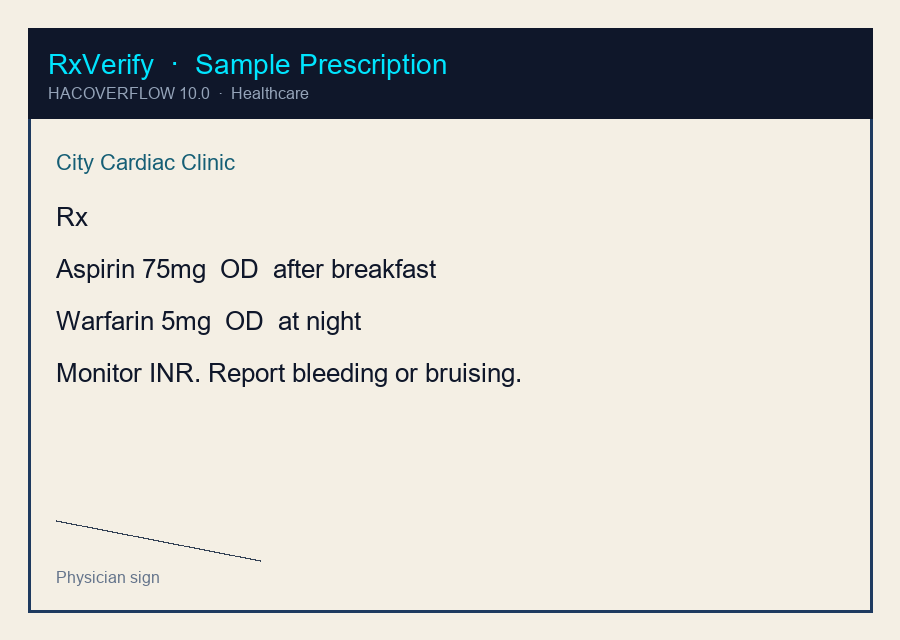
#> input picture assets/samples/sample_bleeding.png, 900 x 640 px
$ python -i image_processor.py   (imports and definitions only)
#> lines starting #> are read from the running program, lines starting #| are printed output that depends on the picture
"""OpenCV preprocessing for low-quality smartphone prescription photos."""

from __future__ import annotations

from typing import Tuple

import cv2
import numpy as np
from PIL import Image


def _bytes_to_bgr(image_bytes: bytes) -> np.ndarray:
    array = np.frombuffer(image_bytes, dtype=np.uint8)
    bgr = cv2.imdecode(array, cv2.IMREAD_COLOR)
    if bgr is None:
        raise ValueError("Could not decode the uploaded image.")
    return bgr


def _bgr_to_rgb(image: np.ndarray) -> np.ndarray:
    if image.ndim == 2:
        return cv2.cvtColor(image, cv2.COLOR_GRAY2RGB)
    return cv2.cvtColor(image, cv2.COLOR_BGR2RGB)


def preprocess_prescription_image(
    image_bytes: bytes,
) -> Tuple[np.ndarray, np.ndarray, Image.Image]:
    """Enhance a prescription photo for OCR.

    Pipeline: decode → grayscale → CLAHE → Gaussian denoise → light binarization.

    Returns:
        original_rgb, processed_rgb, processed_pil
    """
    original_bgr = _bytes_to_bgr(image_bytes)
    original_rgb = _bgr_to_rgb(original_bgr)

    gray = cv2.cvtColor(original_bgr, cv2.COLOR_BGR2GRAY)
    clahe = cv2.createCLAHE(clipLimit=3.0, tileGridSize=(8, 8))
    enhanced = clahe.apply(gray)
    denoised = cv2.GaussianBlur(enhanced, (3, 3), 0)

    # Adaptive threshold helps faint ink without destroying printed text.
    binary = cv2.adaptiveThreshold(
        denoised,
        255,
        cv2.ADAPTIVE_THRESH_GAUSSIAN_C,
        cv2.THRESH_BINARY,
        31,
        8,
    )
    # Blend CLAHE and binary so handwriting stays readable in the UI.
    blended = cv2.addWeighted(denoised, 0.72, binary, 0.28, 0)
    processed_rgb = cv2.cvtColor(blended, cv2.COLOR_GRAY2RGB)
    processed_pil = Image.fromarray(processed_rgb)
    return original_rgb, processed_rgb, processed_pil

>>> import cv2
>>> picture = cv2.imread('../assets/samples/sample_bleeding.png', cv2.IMREAD_GRAYSCALE)
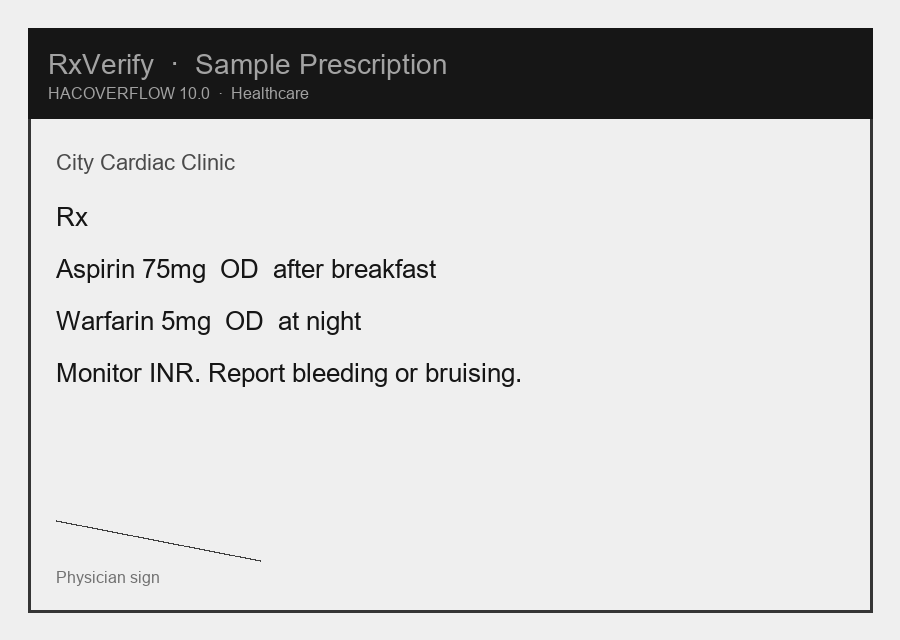
#> picture: shape (640, 900); min 22, max 239, mean 206.1
#> (the run stopped early here; a loop or call above may not have finished)

$ run again, on assets/samples/sample_liver.png
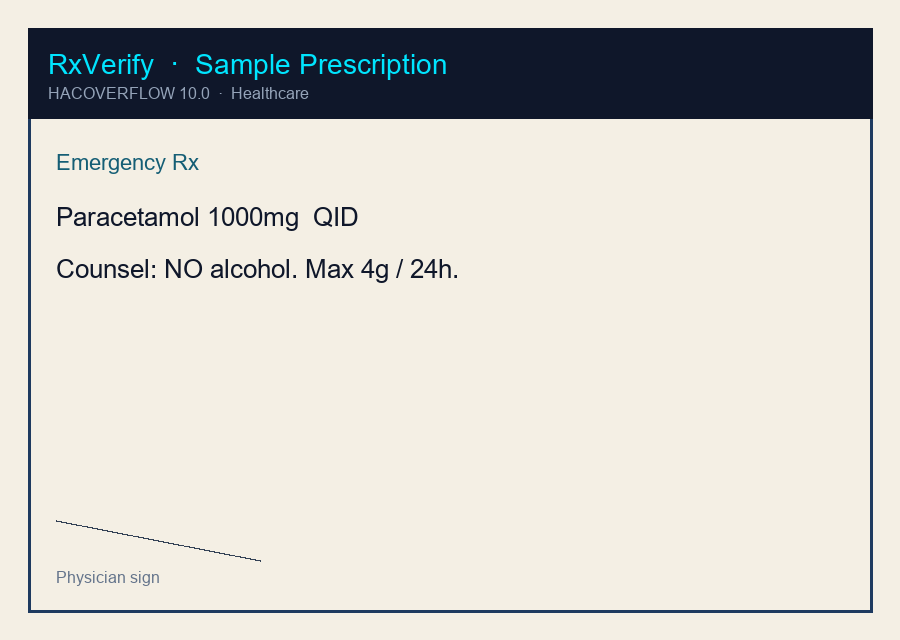
#> input picture assets/samples/sample_liver.png, 900 x 640 px
#> `picture = cv2.imread('../assets/samples/sample_bleeding.png', cv2.IMRE..`:
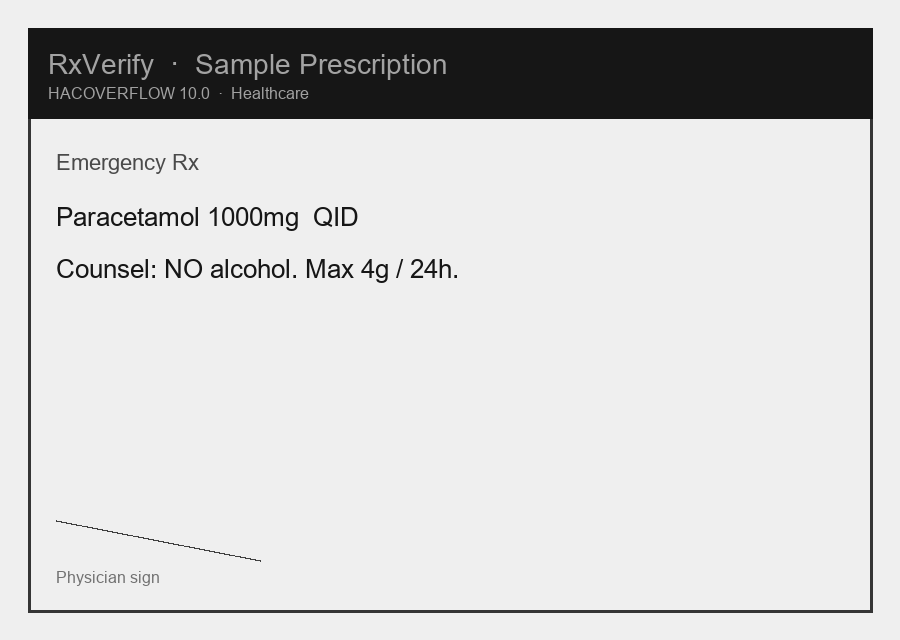
#> picture: shape (640, 900); min 22, max 239, mean 207.2

$ run again, on assets/samples/sample_safe.png
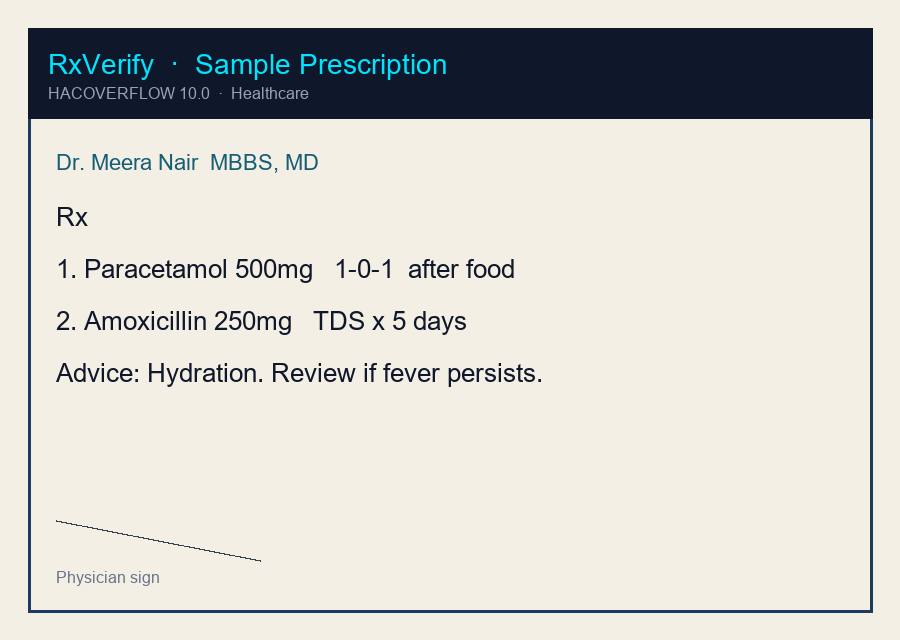
#> input picture assets/samples/sample_safe.png, 900 x 640 px
#> `picture = cv2.imread('../assets/samples/sample_bleeding.png', cv2.IMRE..`:
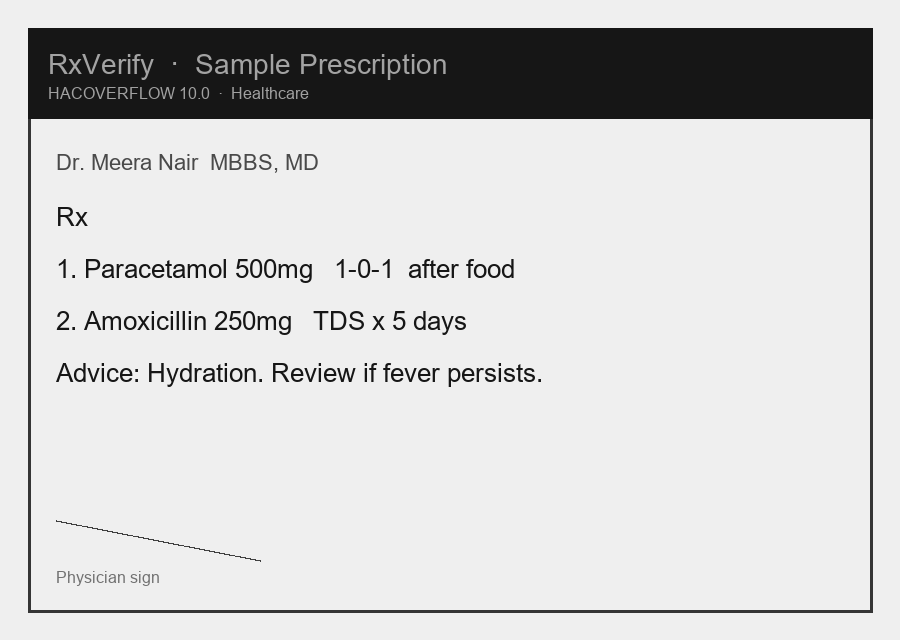
#> picture: shape (640, 900); min 22, max 239, mean 205.7
